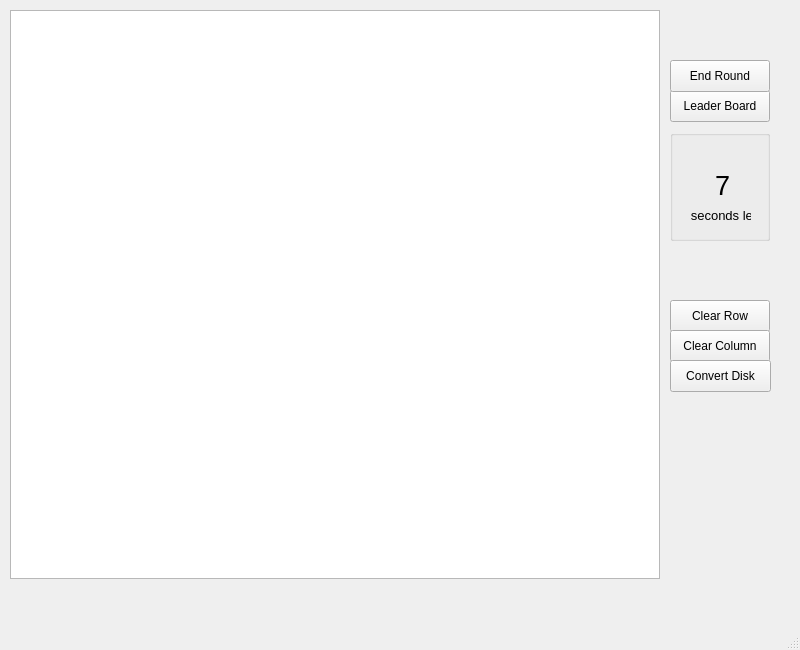
<?xml version="1.0" encoding="UTF-8"?>
<ui version="4.0">
 <class>gameWindow</class>
 <widget class="QMainWindow" name="gameWindow">
  <property name="geometry">
   <rect>
    <x>0</x>
    <y>0</y>
    <width>800</width>
    <height>650</height>
   </rect>
  </property>
  <property name="windowTitle">
   <string>gameWindow</string>
  </property>
  <widget class="QWidget" name="centralwidget">
   <widget class="QGraphicsView" name="graphicsView">
    <property name="geometry">
     <rect>
      <x>10</x>
      <y>10</y>
      <width>650</width>
      <height>569</height>
     </rect>
    </property>
   </widget>
   <widget class="QPushButton" name="leaderBoardButton">
    <property name="geometry">
     <rect>
      <x>670</x>
      <y>90</y>
      <width>100</width>
      <height>32</height>
     </rect>
    </property>
    <property name="text">
     <string>Leader Board</string>
    </property>
   </widget>
   <widget class="QPushButton" name="clearRowButton">
    <property name="geometry">
     <rect>
      <x>670</x>
      <y>300</y>
      <width>100</width>
      <height>32</height>
     </rect>
    </property>
    <property name="text">
     <string>Clear Row</string>
    </property>
   </widget>
   <widget class="QPushButton" name="clearColButton">
    <property name="geometry">
     <rect>
      <x>670</x>
      <y>330</y>
      <width>100</width>
      <height>32</height>
     </rect>
    </property>
    <property name="text">
     <string>Clear Column</string>
    </property>
   </widget>
   <widget class="QPushButton" name="convertDiskButton">
    <property name="geometry">
     <rect>
      <x>670</x>
      <y>360</y>
      <width>101</width>
      <height>32</height>
     </rect>
    </property>
    <property name="text">
     <string>Convert Disk</string>
    </property>
   </widget>
   <widget class="QGroupBox" name="turnBox">
    <property name="geometry">
     <rect>
      <x>670</x>
      <y>130</y>
      <width>100</width>
      <height>111</height>
     </rect>
    </property>
    <property name="title">
     <string/>
    </property>
    <widget class="QLabel" name="turnDisplay">
     <property name="geometry">
      <rect>
       <x>10</x>
       <y>10</y>
       <width>81</width>
       <height>31</height>
      </rect>
     </property>
     <property name="font">
      <font>
       <pointsize>11</pointsize>
      </font>
     </property>
     <property name="text">
      <string/>
     </property>
    </widget>
    <widget class="QLabel" name="label">
     <property name="geometry">
      <rect>
       <x>10</x>
       <y>70</y>
       <width>71</width>
       <height>31</height>
      </rect>
     </property>
     <property name="font">
      <font>
       <pointsize>10</pointsize>
      </font>
     </property>
     <property name="text">
      <string>   seconds left</string>
     </property>
    </widget>
    <widget class="QLabel" name="secondslabel">
     <property name="geometry">
      <rect>
       <x>45</x>
       <y>40</y>
       <width>16</width>
       <height>31</height>
      </rect>
     </property>
     <property name="font">
      <font>
       <pointsize>20</pointsize>
      </font>
     </property>
     <property name="text">
      <string>7</string>
     </property>
    </widget>
   </widget>
   <widget class="QPushButton" name="pushButton">
    <property name="geometry">
     <rect>
      <x>670</x>
      <y>60</y>
      <width>100</width>
      <height>32</height>
     </rect>
    </property>
    <property name="text">
     <string>End Round</string>
    </property>
   </widget>
  </widget>
  <widget class="QStatusBar" name="statusbar"/>
 </widget>
 <resources/>
 <connections/>
</ui>
